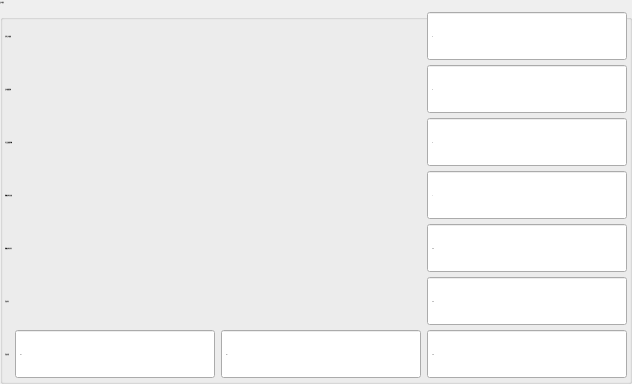
           <widget class="QGroupBox" name="groupBoxProduct">
            <property name="enabled">
             <bool>true</bool>
            </property>
            <property name="font">
             <font>
              <family>微软雅黑</family>
              <pointsize>-1</pointsize>
              <weight>50</weight>
              <italic>false</italic>
              <bold>false</bold>
             </font>
            </property>
            <property name="title">
             <string>生产管理</string>
            </property>
            <layout class="QGridLayout" name="gridLayout_3">
             <property name="verticalSpacing">
              <number>3</number>
             </property>
             <property name="margin">
              <number>2</number>
             </property>
             <item row="0" column="0" colspan="2">
              <widget class="QLabel" name="labelPlan">
               <property name="sizePolicy">
                <sizepolicy hsizetype="Expanding" vsizetype="Fixed">
                 <horstretch>0</horstretch>
                 <verstretch>0</verstretch>
                </sizepolicy>
               </property>
               <property name="minimumSize">
                <size>
                 <width>0</width>
                 <height>50</height>
                </size>
               </property>
               <property name="maximumSize">
                <size>
                 <width>16777215</width>
                 <height>50</height>
                </size>
               </property>
               <property name="font">
                <font>
                 <family>微软雅黑</family>
                 <pointsize>-1</pointsize>
                 <weight>50</weight>
                 <italic>false</italic>
                 <bold>false</bold>
                </font>
               </property>
               <property name="text">
                <string>计划生产数量</string>
               </property>
              </widget>
             </item>
             <item row="0" column="3">
              <widget class="xSpinBox" name="BoxPlan">
               <property name="sizePolicy">
                <sizepolicy hsizetype="Fixed" vsizetype="Fixed">
                 <horstretch>0</horstretch>
                 <verstretch>0</verstretch>
                </sizepolicy>
               </property>
               <property name="minimumSize">
                <size>
                 <width>200</width>
                 <height>50</height>
                </size>
               </property>
               <property name="maximumSize">
                <size>
                 <width>200</width>
                 <height>50</height>
                </size>
               </property>
               <property name="font">
                <font>
                 <family>微软雅黑</family>
                 <pointsize>-1</pointsize>
                 <weight>50</weight>
                 <italic>false</italic>
                 <bold>false</bold>
                </font>
               </property>
               <property name="focusPolicy">
                <enum>Qt::ClickFocus</enum>
               </property>
               <property name="alignment">
                <set>Qt::AlignLeading|Qt::AlignLeft|Qt::AlignVCenter</set>
               </property>
               <property name="buttonSymbols">
                <enum>QAbstractSpinBox::NoButtons</enum>
               </property>
               <property name="specialValueText">
                <string notr="true"/>
               </property>
               <property name="keyboardTracking">
                <bool>false</bool>
               </property>
               <property name="suffix">
                <string notr="true"/>
               </property>
               <property name="prefix">
                <string notr="true"/>
               </property>
               <property name="minimum">
                <number>0</number>
               </property>
               <property name="maximum">
                <number>99999999</number>
               </property>
               <property name="singleStep">
                <number>1</number>
               </property>
               <property name="value">
                <number>0</number>
               </property>
               <property name="HasBtn" stdset="0">
                <bool>true</bool>
               </property>
              </widget>
             </item>
             <item row="1" column="0" colspan="2">
              <widget class="QLabel" name="labelRemind">
               <property name="sizePolicy">
                <sizepolicy hsizetype="Expanding" vsizetype="Fixed">
                 <horstretch>0</horstretch>
                 <verstretch>0</verstretch>
                </sizepolicy>
               </property>
               <property name="minimumSize">
                <size>
                 <width>0</width>
                 <height>50</height>
                </size>
               </property>
               <property name="maximumSize">
                <size>
                 <width>16777215</width>
                 <height>50</height>
                </size>
               </property>
               <property name="font">
                <font>
                 <family>微软雅黑</family>
                 <pointsize>-1</pointsize>
                 <weight>50</weight>
                 <italic>false</italic>
                 <bold>false</bold>
                </font>
               </property>
               <property name="text">
                <string>生产数量提醒</string>
               </property>
              </widget>
             </item>
             <item row="1" column="3">
              <widget class="xSpinBox" name="BoxRemind">
               <property name="sizePolicy">
                <sizepolicy hsizetype="Fixed" vsizetype="Fixed">
                 <horstretch>0</horstretch>
                 <verstretch>0</verstretch>
                </sizepolicy>
               </property>
               <property name="minimumSize">
                <size>
                 <width>200</width>
                 <height>50</height>
                </size>
               </property>
               <property name="maximumSize">
                <size>
                 <width>200</width>
                 <height>50</height>
                </size>
               </property>
               <property name="font">
                <font>
                 <family>微软雅黑</family>
                 <pointsize>-1</pointsize>
                 <weight>50</weight>
                 <italic>false</italic>
                 <bold>false</bold>
                </font>
               </property>
               <property name="focusPolicy">
                <enum>Qt::ClickFocus</enum>
               </property>
               <property name="alignment">
                <set>Qt::AlignLeading|Qt::AlignLeft|Qt::AlignVCenter</set>
               </property>
               <property name="buttonSymbols">
                <enum>QAbstractSpinBox::NoButtons</enum>
               </property>
               <property name="specialValueText">
                <string notr="true"/>
               </property>
               <property name="keyboardTracking">
                <bool>false</bool>
               </property>
               <property name="suffix">
                <string notr="true"/>
               </property>
               <property name="prefix">
                <string notr="true"/>
               </property>
               <property name="maximum">
                <number>99999999</number>
               </property>
               <property name="HasBtn" stdset="0">
                <bool>true</bool>
               </property>
              </widget>
             </item>
             <item row="2" column="0" colspan="2">
              <widget class="QLabel" name="labelReject">
               <property name="sizePolicy">
                <sizepolicy hsizetype="Expanding" vsizetype="Fixed">
                 <horstretch>0</horstretch>
                 <verstretch>0</verstretch>
                </sizepolicy>
               </property>
               <property name="minimumSize">
                <size>
                 <width>0</width>
                 <height>50</height>
                </size>
               </property>
               <property name="maximumSize">
                <size>
                 <width>16777215</width>
                 <height>50</height>
                </size>
               </property>
               <property name="font">
                <font>
                 <family>微软雅黑</family>
                 <pointsize>-1</pointsize>
                 <weight>50</weight>
                 <italic>false</italic>
                 <bold>false</bold>
                </font>
               </property>
               <property name="text">
                <string>不良品数量报警</string>
               </property>
              </widget>
             </item>
             <item row="2" column="3">
              <widget class="xSpinBox" name="BoxReject">
               <property name="sizePolicy">
                <sizepolicy hsizetype="Fixed" vsizetype="Fixed">
                 <horstretch>0</horstretch>
                 <verstretch>0</verstretch>
                </sizepolicy>
               </property>
               <property name="minimumSize">
                <size>
                 <width>200</width>
                 <height>50</height>
                </size>
               </property>
               <property name="maximumSize">
                <size>
                 <width>200</width>
                 <height>50</height>
                </size>
               </property>
               <property name="font">
                <font>
                 <family>微软雅黑</family>
                 <pointsize>-1</pointsize>
                 <weight>50</weight>
                 <italic>false</italic>
                 <bold>false</bold>
                </font>
               </property>
               <property name="focusPolicy">
                <enum>Qt::ClickFocus</enum>
               </property>
               <property name="alignment">
                <set>Qt::AlignLeading|Qt::AlignLeft|Qt::AlignVCenter</set>
               </property>
               <property name="buttonSymbols">
                <enum>QAbstractSpinBox::NoButtons</enum>
               </property>
               <property name="specialValueText">
                <string notr="true"/>
               </property>
               <property name="keyboardTracking">
                <bool>false</bool>
               </property>
               <property name="suffix">
                <string notr="true"/>
               </property>
               <property name="prefix">
                <string notr="true"/>
               </property>
               <property name="maximum">
                <number>9999</number>
               </property>
               <property name="HasBtn" stdset="0">
                <bool>true</bool>
               </property>
              </widget>
             </item>
             <item row="3" column="0" colspan="2">
              <widget class="QLabel" name="labelBuzzerTimes">
               <property name="sizePolicy">
                <sizepolicy hsizetype="Expanding" vsizetype="Fixed">
                 <horstretch>0</horstretch>
                 <verstretch>0</verstretch>
                </sizepolicy>
               </property>
               <property name="minimumSize">
                <size>
                 <width>0</width>
                 <height>50</height>
                </size>
               </property>
               <property name="maximumSize">
                <size>
                 <width>16777215</width>
                 <height>50</height>
                </size>
               </property>
               <property name="font">
                <font>
                 <family>微软雅黑</family>
                 <pointsize>-1</pointsize>
                 <weight>50</weight>
                 <italic>false</italic>
                 <bold>false</bold>
                </font>
               </property>
               <property name="text">
                <string>报警器鸣叫次数</string>
               </property>
              </widget>
             </item>
             <item row="3" column="3">
              <widget class="xSpinBox" name="BoxAlmCnt">
               <property name="sizePolicy">
                <sizepolicy hsizetype="Fixed" vsizetype="Fixed">
                 <horstretch>0</horstretch>
                 <verstretch>0</verstretch>
                </sizepolicy>
               </property>
               <property name="minimumSize">
                <size>
                 <width>200</width>
                 <height>50</height>
                </size>
               </property>
               <property name="maximumSize">
                <size>
                 <width>200</width>
                 <height>50</height>
                </size>
               </property>
               <property name="font">
                <font>
                 <family>微软雅黑</family>
                 <pointsize>-1</pointsize>
                 <weight>50</weight>
                 <italic>false</italic>
                 <bold>false</bold>
                </font>
               </property>
               <property name="focusPolicy">
                <enum>Qt::ClickFocus</enum>
               </property>
               <property name="alignment">
                <set>Qt::AlignLeading|Qt::AlignLeft|Qt::AlignVCenter</set>
               </property>
               <property name="buttonSymbols">
                <enum>QAbstractSpinBox::NoButtons</enum>
               </property>
               <property name="specialValueText">
                <string notr="true"/>
               </property>
               <property name="keyboardTracking">
                <bool>false</bool>
               </property>
               <property name="suffix">
                <string notr="true"/>
               </property>
               <property name="prefix">
                <string notr="true"/>
               </property>
               <property name="minimum">
                <number>1</number>
               </property>
               <property name="maximum">
                <number>99</number>
               </property>
               <property name="value">
                <number>1</number>
               </property>
               <property name="HasBtn" stdset="0">
                <bool>true</bool>
               </property>
              </widget>
             </item>
             <item row="4" column="0" colspan="2">
              <widget class="QLabel" name="labelBuzzerDelay">
               <property name="sizePolicy">
                <sizepolicy hsizetype="Expanding" vsizetype="Fixed">
                 <horstretch>0</horstretch>
                 <verstretch>0</verstretch>
                </sizepolicy>
               </property>
               <property name="minimumSize">
                <size>
                 <width>0</width>
                 <height>50</height>
                </size>
               </property>
               <property name="maximumSize">
                <size>
                 <width>16777215</width>
                 <height>50</height>
                </size>
               </property>
               <property name="font">
                <font>
                 <family>微软雅黑</family>
                 <pointsize>-1</pointsize>
                 <weight>50</weight>
                 <italic>false</italic>
                 <bold>false</bold>
                </font>
               </property>
               <property name="text">
                <string>报警器鸣叫时间</string>
               </property>
              </widget>
             </item>
             <item row="4" column="3">
              <widget class="xDoubleSpinBox" name="BoxAlmTime">
               <property name="sizePolicy">
                <sizepolicy hsizetype="Fixed" vsizetype="Fixed">
                 <horstretch>0</horstretch>
                 <verstretch>0</verstretch>
                </sizepolicy>
               </property>
               <property name="minimumSize">
                <size>
                 <width>200</width>
                 <height>50</height>
                </size>
               </property>
               <property name="maximumSize">
                <size>
                 <width>200</width>
                 <height>50</height>
                </size>
               </property>
               <property name="font">
                <font>
                 <family>微软雅黑</family>
                 <pointsize>-1</pointsize>
                 <weight>50</weight>
                 <italic>false</italic>
                 <bold>false</bold>
                </font>
               </property>
               <property name="focusPolicy">
                <enum>Qt::ClickFocus</enum>
               </property>
               <property name="alignment">
                <set>Qt::AlignLeading|Qt::AlignLeft|Qt::AlignVCenter</set>
               </property>
               <property name="buttonSymbols">
                <enum>QAbstractSpinBox::NoButtons</enum>
               </property>
               <property name="specialValueText">
                <string notr="true"/>
               </property>
               <property name="keyboardTracking">
                <bool>false</bool>
               </property>
               <property name="prefix">
                <string notr="true"/>
               </property>
               <property name="suffix">
                <string notr="true">s</string>
               </property>
               <property name="decimals">
                <number>1</number>
               </property>
               <property name="minimum">
                <double>0.100000000000000</double>
               </property>
               <property name="maximum">
                <double>99.900000000000006</double>
               </property>
               <property name="singleStep">
                <double>0.100000000000000</double>
               </property>
               <property name="HasBtn" stdset="0">
                <bool>true</bool>
               </property>
              </widget>
             </item>
             <item row="5" column="0">
              <widget class="QLabel" name="labelOilTime">
               <property name="sizePolicy">
                <sizepolicy hsizetype="Expanding" vsizetype="Fixed">
                 <horstretch>0</horstretch>
                 <verstretch>0</verstretch>
                </sizepolicy>
               </property>
               <property name="minimumSize">
                <size>
                 <width>0</width>
                 <height>50</height>
                </size>
               </property>
               <property name="maximumSize">
                <size>
                 <width>16777215</width>
                 <height>50</height>
                </size>
               </property>
               <property name="font">
                <font>
                 <family>微软雅黑</family>
                 <pointsize>-1</pointsize>
                 <weight>50</weight>
                 <italic>false</italic>
                 <bold>false</bold>
                </font>
               </property>
               <property name="text">
                <string>打油时间</string>
               </property>
              </widget>
             </item>
             <item row="5" column="3">
              <widget class="xDoubleSpinBox" name="BoxOilTime">
               <property name="sizePolicy">
                <sizepolicy hsizetype="Fixed" vsizetype="Fixed">
                 <horstretch>0</horstretch>
                 <verstretch>0</verstretch>
                </sizepolicy>
               </property>
               <property name="minimumSize">
                <size>
                 <width>200</width>
                 <height>50</height>
                </size>
               </property>
               <property name="maximumSize">
                <size>
                 <width>200</width>
                 <height>50</height>
                </size>
               </property>
               <property name="font">
                <font>
                 <family>微软雅黑</family>
                 <pointsize>-1</pointsize>
                 <weight>50</weight>
                 <italic>false</italic>
                 <bold>false</bold>
                </font>
               </property>
               <property name="focusPolicy">
                <enum>Qt::ClickFocus</enum>
               </property>
               <property name="alignment">
                <set>Qt::AlignLeading|Qt::AlignLeft|Qt::AlignVCenter</set>
               </property>
               <property name="buttonSymbols">
                <enum>QAbstractSpinBox::NoButtons</enum>
               </property>
               <property name="specialValueText">
                <string notr="true"/>
               </property>
               <property name="keyboardTracking">
                <bool>false</bool>
               </property>
               <property name="prefix">
                <string notr="true"/>
               </property>
               <property name="suffix">
                <string notr="true">s</string>
               </property>
               <property name="decimals">
                <number>1</number>
               </property>
               <property name="minimum">
                <double>0.100000000000000</double>
               </property>
               <property name="maximum">
                <double>3600.000000000000000</double>
               </property>
               <property name="singleStep">
                <double>0.100000000000000</double>
               </property>
               <property name="HasBtn" stdset="0">
                <bool>true</bool>
               </property>
              </widget>
             </item>
             <item row="6" column="0">
              <widget class="QLabel" name="labelOilInterval">
               <property name="sizePolicy">
                <sizepolicy hsizetype="Expanding" vsizetype="Fixed">
                 <horstretch>0</horstretch>
                 <verstretch>0</verstretch>
                </sizepolicy>
               </property>
               <property name="minimumSize">
                <size>
                 <width>0</width>
                 <height>50</height>
                </size>
               </property>
               <property name="maximumSize">
                <size>
                 <width>16777215</width>
                 <height>50</height>
                </size>
               </property>
               <property name="font">
                <font>
                 <family>微软雅黑</family>
                 <pointsize>-1</pointsize>
                 <weight>50</weight>
                 <italic>false</italic>
                 <bold>false</bold>
                </font>
               </property>
               <property name="text">
                <string>打油间隔</string>
               </property>
              </widget>
             </item>
             <item row="6" column="1">
              <widget class="xSpinBox" name="BoxOilIntervalDay">
               <property name="sizePolicy">
                <sizepolicy hsizetype="Fixed" vsizetype="Fixed">
                 <horstretch>0</horstretch>
                 <verstretch>0</verstretch>
                </sizepolicy>
               </property>
               <property name="minimumSize">
                <size>
                 <width>200</width>
                 <height>50</height>
                </size>
               </property>
               <property name="maximumSize">
                <size>
                 <width>200</width>
                 <height>50</height>
                </size>
               </property>
               <property name="font">
                <font>
                 <family>微软雅黑</family>
                 <pointsize>-1</pointsize>
                 <weight>50</weight>
                 <italic>false</italic>
                 <bold>false</bold>
                </font>
               </property>
               <property name="focusPolicy">
                <enum>Qt::ClickFocus</enum>
               </property>
               <property name="alignment">
                <set>Qt::AlignLeading|Qt::AlignLeft|Qt::AlignVCenter</set>
               </property>
               <property name="buttonSymbols">
                <enum>QAbstractSpinBox::NoButtons</enum>
               </property>
               <property name="specialValueText">
                <string notr="true"/>
               </property>
               <property name="keyboardTracking">
                <bool>false</bool>
               </property>
               <property name="suffix">
                <string notr="true"> d</string>
               </property>
               <property name="prefix">
                <string notr="true"/>
               </property>
               <property name="minimum">
                <number>0</number>
               </property>
               <property name="maximum">
                <number>365</number>
               </property>
               <property name="value">
                <number>0</number>
               </property>
               <property name="HasBtn" stdset="0">
                <bool>true</bool>
               </property>
              </widget>
             </item>
             <item row="6" column="2">
              <widget class="xSpinBox" name="BoxOilIntervalHour">
               <property name="sizePolicy">
                <sizepolicy hsizetype="Fixed" vsizetype="Fixed">
                 <horstretch>0</horstretch>
                 <verstretch>0</verstretch>
                </sizepolicy>
               </property>
               <property name="minimumSize">
                <size>
                 <width>200</width>
                 <height>50</height>
                </size>
               </property>
               <property name="maximumSize">
                <size>
                 <width>200</width>
                 <height>50</height>
                </size>
               </property>
               <property name="font">
                <font>
                 <family>微软雅黑</family>
                 <pointsize>-1</pointsize>
                 <weight>50</weight>
                 <italic>false</italic>
                 <bold>false</bold>
                </font>
               </property>
               <property name="focusPolicy">
                <enum>Qt::ClickFocus</enum>
               </property>
               <property name="alignment">
                <set>Qt::AlignLeading|Qt::AlignLeft|Qt::AlignVCenter</set>
               </property>
               <property name="buttonSymbols">
                <enum>QAbstractSpinBox::NoButtons</enum>
               </property>
               <property name="specialValueText">
                <string notr="true"/>
               </property>
               <property name="keyboardTracking">
                <bool>false</bool>
               </property>
               <property name="suffix">
                <string notr="true"> h</string>
               </property>
               <property name="prefix">
                <string notr="true"/>
               </property>
               <property name="minimum">
                <number>0</number>
               </property>
               <property name="maximum">
                <number>23</number>
               </property>
               <property name="value">
                <number>0</number>
               </property>
               <property name="HasBtn" stdset="0">
                <bool>true</bool>
               </property>
              </widget>
             </item>
             <item row="6" column="3">
              <widget class="xSpinBox" name="BoxOilIntervalMinute">
               <property name="sizePolicy">
                <sizepolicy hsizetype="Fixed" vsizetype="Fixed">
                 <horstretch>0</horstretch>
                 <verstretch>0</verstretch>
                </sizepolicy>
               </property>
               <property name="minimumSize">
                <size>
                 <width>200</width>
                 <height>50</height>
                </size>
               </property>
               <property name="maximumSize">
                <size>
                 <width>200</width>
                 <height>50</height>
                </size>
               </property>
               <property name="font">
                <font>
                 <family>微软雅黑</family>
                 <pointsize>-1</pointsize>
                 <weight>50</weight>
                 <italic>false</italic>
                 <bold>false</bold>
                </font>
               </property>
               <property name="focusPolicy">
                <enum>Qt::ClickFocus</enum>
               </property>
               <property name="alignment">
                <set>Qt::AlignLeading|Qt::AlignLeft|Qt::AlignVCenter</set>
               </property>
               <property name="buttonSymbols">
                <enum>QAbstractSpinBox::NoButtons</enum>
               </property>
               <property name="specialValueText">
                <string notr="true"/>
               </property>
               <property name="keyboardTracking">
                <bool>false</bool>
               </property>
               <property name="suffix">
                <string notr="true"> m</string>
               </property>
               <property name="prefix">
                <string notr="true"/>
               </property>
               <property name="minimum">
                <number>1</number>
               </property>
               <property name="maximum">
                <number>600000</number>
               </property>
               <property name="value">
                <number>1</number>
               </property>
               <property name="HasBtn" stdset="0">
                <bool>true</bool>
               </property>
              </widget>
             </item>
            </layout>
           </widget>
